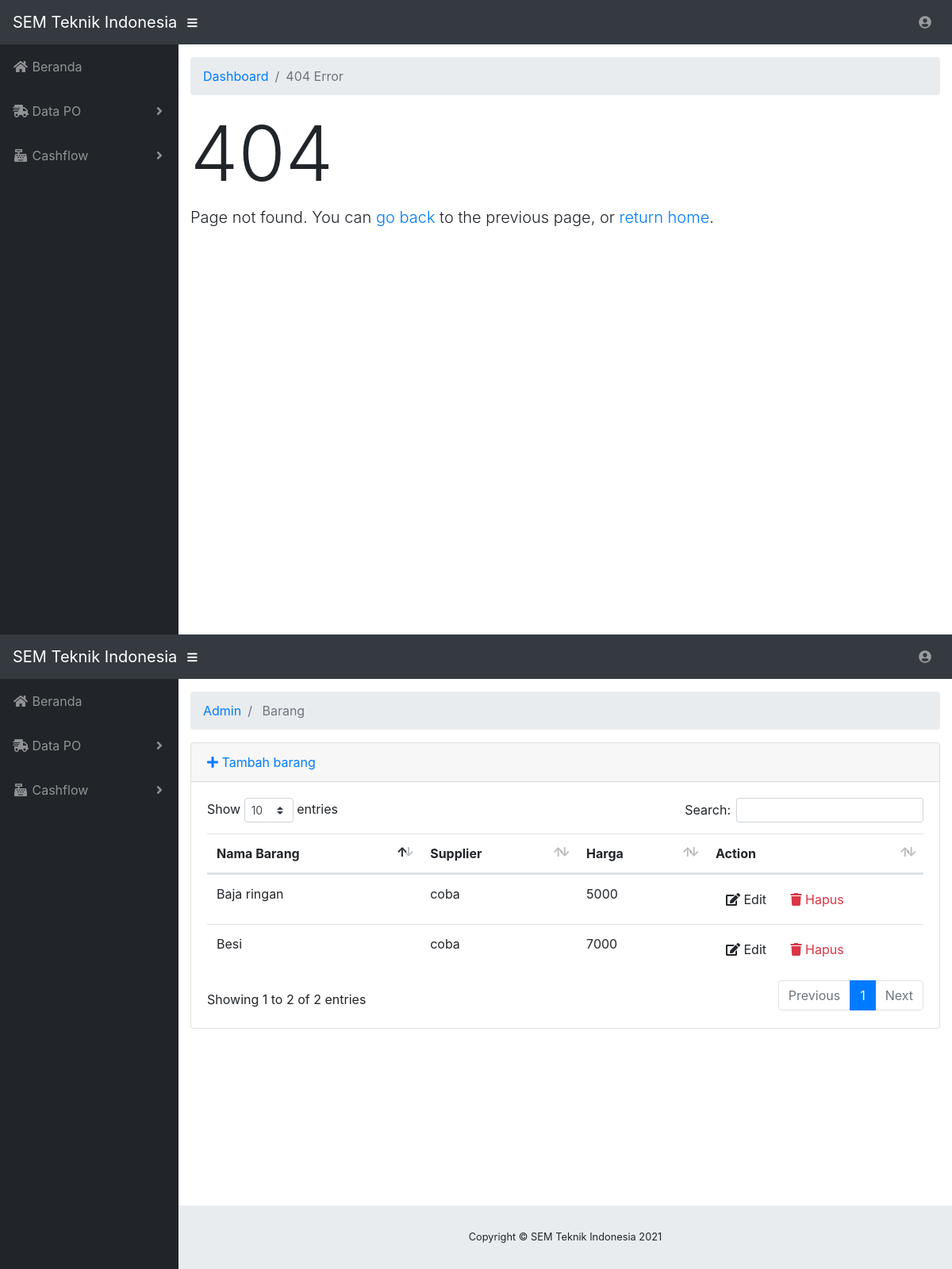
The app's page /index.php/admin/barang with its own data.
### tables this page shows
CREATE TABLE `tblbarang` (
  `idbarang` int(11) NOT NULL,
  `namabrg` varchar(100) NOT NULL,
  `idsupp` int(11) NOT NULL,
  `harga` bigint(20) NOT NULL
);

CREATE TABLE `tblsupp` (
  `idsupp` int(11) NOT NULL,
  `npwp` bigint(20) NOT NULL,
  `nama` varchar(50) NOT NULL,
  `alamat` text NOT NULL,
  `telepon` bigint(20) NOT NULL
);

### application/controllers/admin/Barang.php (called while the page is built, shortened)
<?php
class Barang extends CI_Controller
{
    public function __construct()
    {
		if($this->session->userdata('type') != "ADMIN"){
			$this->load->view("admin/unauthorized");
		}
		$this->load->model("barang_model");
		$this->load->model("supplier_model");
        $this->load->library('form_validation');
    }
    public function index()
    {
        $data["barang"] = $this->barang_model->getAll();
        $this->load->view("admin/barang/list", $data);
    }
}

### index.php (called while the page is built, shortened)
<?php
require_once BASEPATH.'core/CodeIgniter.php';

### application/models/Barang_model.php (called while the page is built, shortened)
<?php defined('BASEPATH') OR exit('No direct script access allowed');
class Barang_model extends CI_Model
{
    private $_table = "tblbarang";
    public function getAll()
    {
		$this->db->select('tblbarang.idbarang,tblbarang.namabrg,tblbarang.harga,tblsupp.nama');
		$this->db->from('tblbarang');
		$this->db->join('tblsupp','tblsupp.idsupp=tblbarang.idsupp');
		$query = $this->db->get();
        return $query->result();
        return $this->db->get($this->_table)->result();
    }
}

### application/views/admin/barang/list.php (the view, shortened to what this page needs)
<!DOCTYPE html>
<html lang="en">
<head>
</head>
<body id="page-top">
	<div id="wrapper">
		<div id="content-wrapper">
			<div class="container-fluid">
				<div class="card mb-3">
					<div class="card-header">
						<a href="<?php echo site_url('admin/barang/add') ?>"><i class="fas fa-plus"></i> Tambah barang</a>
					</div>
					<div class="card-body">
						<div class="table-responsive">
							<table class="table table-hover" id="dataTable" width="100%" cellspacing="0">
								<thead>
									<tr>
										<th>Nama Barang</th>
										<th>Supplier</th>
										<th>Harga</th>
										<th>Action</th>
									</tr>
								</thead>
								<tbody>
									<?php foreach ($barang as $rowbarang): ?>
									<tr>
										<td>
											<?php echo $rowbarang->namabrg ?>
										</td>
										<td>
											<?php echo $rowbarang->nama ?>
										</td>
										<td>
											<?php echo $rowbarang->harga ?>
										</td>
										<td width="250">
											<a href="<?php echo site_url('admin/barang/edit/'.$rowbarang->idbarang) ?>"
											 class="btn btn-small"><i class="fas fa-edit"></i> Edit</a>
											<a onclick="deleteConfirm('<?php echo site_url('admin/barang/delete/'.$rowbarang->idbarang) ?>')"
											 href="#!" class="btn btn-small text-danger"><i class="fas fa-trash"></i> Hapus</a>
										</td>
									</tr>
									<?php endforeach; ?>
								</tbody>
							</table>
						</div>
					</div>
				</div>
			</div>
		</div>
	</div>
</body>
</html>

### records on screen
tblbarang: namabrg "Baja ringan", idsupp.nama "coba", harga "5000"
tblbarang: namabrg "Besi", idsupp.nama "coba", harga "7000"

### other values on screen
$segment "Admin"
$segment "Barang"
SITE_NAME "SEM Teknik Indonesia"
Date('Y') "2021"
